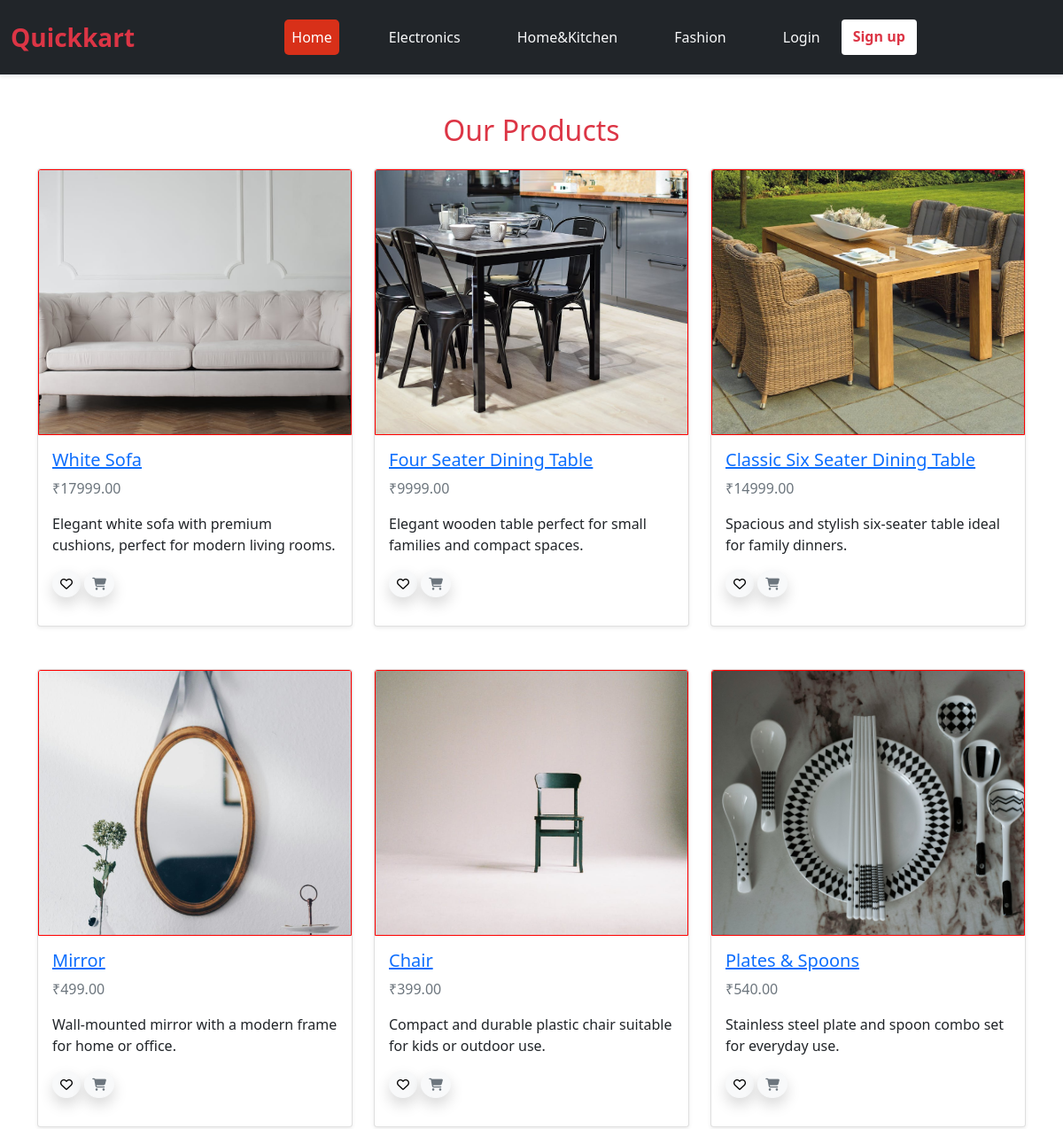
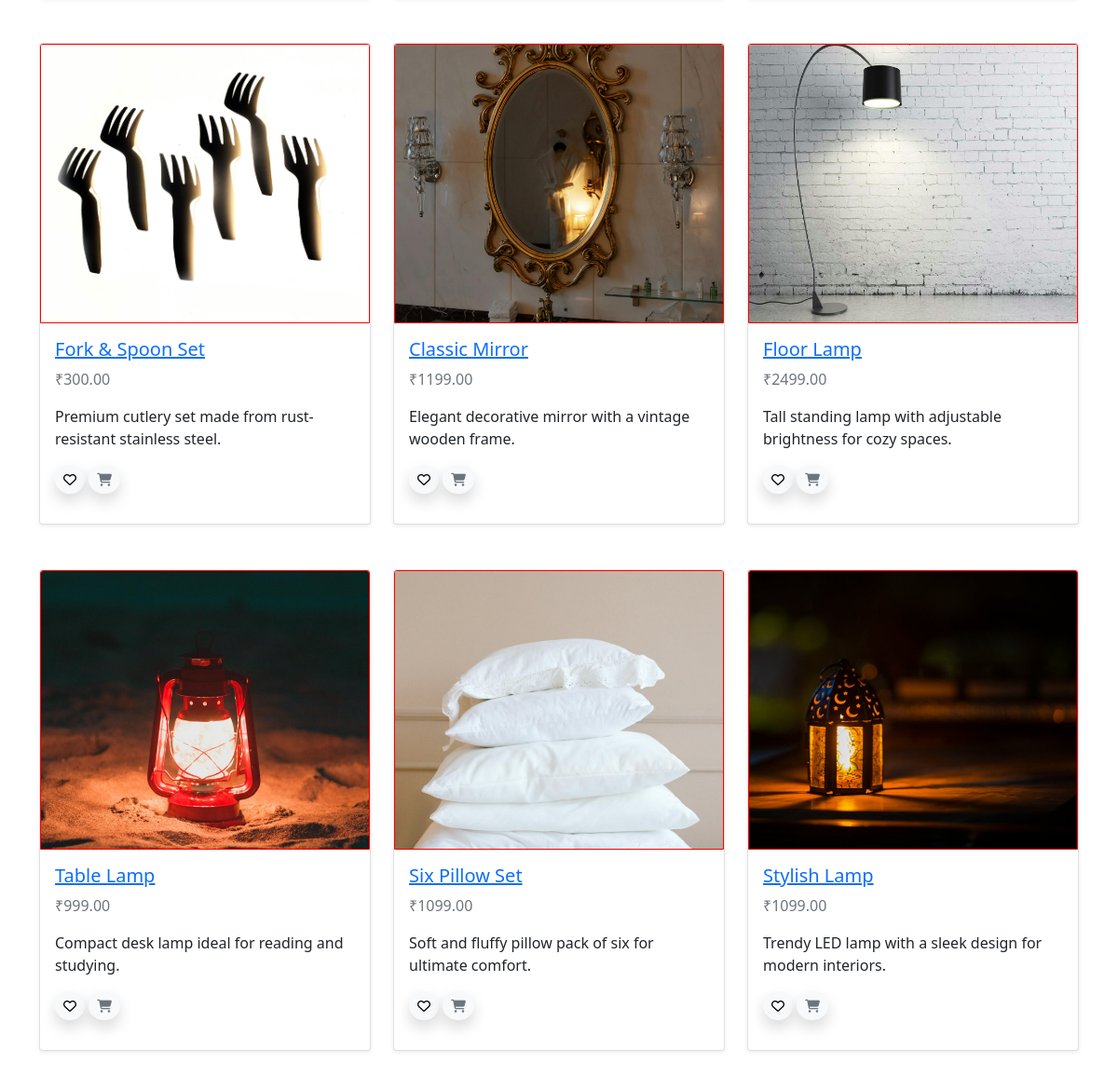
/products/category/home-kitchen/, run on the app's committed database (2 pictures, top to bottom).
### products/models.py (models this page shows, shortened)
class Category(models.Model):
    name = models.CharField(max_length=100)
    slug = models.SlugField(unique=True)

class Products(models.Model):
       name = models.CharField(max_length=100)
       slug =models.SlugField(unique=True)
       description =models.TextField()
       price = models.DecimalField(max_digits=10,decimal_places=2)
       image = models.ImageField(upload_to="products/")
       category =models.ForeignKey(Category,on_delete=models.CASCADE,related_name="products",blank=True,null=True)

### products/views.py (the view)
# urls.py: path('category/<slug:slug>/', views.category_products, name='category_products'),
def category_products(request, slug):
    category = get_object_or_404(Category, slug=slug)
    products = Products.objects.filter(category=category)
    wishlist_ids = []
    cart_ids = []
    if request.user.is_authenticated:
        wishlist_ids = Wishlist.objects.filter(user=request.user).values_list('product_id', flat=True)
        cart_ids = Cart.objects.filter(user=request.user).values_list('product_id', flat=True)
    return render(request, 'category_products.html', {
        'category': category,
        'products': products,
        'wishlist_ids': wishlist_ids,
        'cart_ids': cart_ids,
    })

### products/context_processors.py (called while the page is built)
def menu_categories(request):
    return {'menu_categories': Category.objects.all()}

### templates/category_products.html (shortened to what this page needs)
{% extends 'change_nav.html' %}
{% load static %}
{% block content %}
<link rel="stylesheet" href="https://cdnjs.cloudflare.com/ajax/libs/font-awesome/6.5.1/css/all.min.css">
<div class="container mt-5 pt-5">
    <h2 class="mb-2 text-danger text-center">Our Products</h2>
    <div class="row">
        {% for product in products %}
        <div class="col-md-4 mb-5">
            <div class="card h-100 shadow-sm mt-3">
              <a href="{% url 'product_view' product.id %}">
                <img src="{{product.image.url}}" class="card-img-top " alt="{{ product.name }}" style="border: 1px solid red; height:300px; object-fit: cover;">
              </a>
                <div class="card-body">
                    <a href="{% url "product_view" product.id %}">
                        <h5 class="card-title">{{ product.name }}</h5>
                    </a>
                    <p class="card-text text-muted">₹{{ product.price }}</p>
                    <p class="card-text">{{ product.description|truncatechars:100 }}</p>
                <div>
        <div>
              <a href="{% url 'toggle_wishlist' product.id %}" class="btn btn-light btn-sm rounded-circle shadow">
              {% if product.id in wishlist_ids %}
                 <i class="fas fa-heart text-danger"></i>
              {% else %}
                 <i class="far fa-heart"></i>
              {% endif %}
              </a>
              <a href="{% url 'toggle_cart' product.id %}" class="btn btn-light btn-sm rounded-circle shadow">
              {% if product.id in cart_ids %}
              <i class="fas fa-shopping-cart text-success"></i>
              {% else %}
              <i class="fas fa-shopping-cart text-muted"></i>
              {% endif %}
              </a>
             </div>
            </div>
            </div>
            </div>
        </div>
         {% endfor %}
        </div>
</div>
{% endblock %}

### templates/change_nav.html (shortened to what this page needs)
<!DOCTYPE html>
<html lang="en">
<head>
    {% load static %}
    <link rel="stylesheet" href="https://cdnjs.cloudflare.com/ajax/libs/font-awesome/6.5.1/css/all.min.css"/>
   <link href="https://cdn.jsdelivr.net/npm/bootstrap@5.0.2/dist/css/bootstrap.min.css" rel="stylesheet">
    <link rel="stylesheet" href="{% static "css/style.css" %}"/>
</head>
<body>
     <nav class="navbar navbar-expand-lg navbar-light bg-dark text-muted shadow-sm border-bottom py-3 fixed-top" >
      <div class="container-fluid">
      <a class="navbar-brand fw-bold text-danger fs-3" href="#">Quickkart</a>
      <div class="collapse navbar-collapse" id="navbarNav">
            <ul class="navbar-nav mx-auto">
        <li class="nav-item list-unstyled text-dark">
        <a class="nav-link  me-5 text-danger fw-semibold active" id="sm-btn" href="{% url 'home' %}">Home</a>
        </li>
        {% for cat in menu_categories %}
        <li class="nav-item me-5 ">
           <a class="nav-link text-light fw-semibold" id="sm-btn" href="{% url 'category_products' slug=cat.slug %}">
            {{ cat.name }}
          </a>
         </li>
        {% endfor %}
        {% if user.is_authenticated %}
        <li class="nav-item me-3">
        <a class="nav-link text-light fw-semibold fa-lg" href="{% url "wishlist" %}">
            <i class="fas fa-heart text-danger"></i>
        </a>
        </li>
        <li class="nav-item me-3">
           <a class="nav-link text-light fw-semibold fa-lg" href="{% url "cart" %}">
            <i class="fas fa-shopping-cart"></i>
           </a>
        </li>
          <li class="nav-item mx-auto ">
            <a class="nav-link text-light fw-semibold">{{ user.username }}</a>
          </li>
        {% else %}
          <li class="nav-item">
            <a class="nav-link text-light fw-semibold" id="login-btn" href="{% url 'login' %}">Login</a>
          </li>
          <a class="btn text-danger bg-white fw-bold ms-3" id="btn-sign" href="{% url 'signup' %}">Sign up</a>
        {% endif %}
        </ul>
      </div>
     </div>
     </nav>
      <main class="mt-3 pt-3">
     {% block content %}
     {% endblock %}
     </main>
    </body>
    </html>

### static/css/style.css (style rules this page uses)
.nav-link.active { background-color: #d83019; color: white !important; border-radius: 5px; }

### data on the page
Category: name "Electronics"
Category: name "Home&Kitchen"
Category: name "Fashion"
Products: image (picture), name "White Sofa", price "17999.00", description "Elegant white sofa with premium cushions, perfect for modern living rooms."
Products: image (picture), name "Four Seater Dining Table", price "9999.00", description "Elegant wooden table perfect for small families and compact spaces."
Products: image (picture), name "Classic Six Seater Dining Table", price "14999.00", description "Spacious and stylish six-seater table ideal for family dinners."
Products: image (picture), name "Mirror", price "499.00", description "Wall-mounted mirror with a modern frame for home or office."
Products: image (picture), name "Chair", price "399.00", description "Compact and durable plastic chair suitable for kids or outdoor use."
Products: image (picture), name "Plates & Spoons", price "540.00", description "Stainless steel plate and spoon combo set for everyday use."
Products: image (picture), name "Fork & Spoon Set", price "300.00", description "Premium cutlery set made from rust-resistant stainless steel."
Products: image (picture), name "Classic Mirror", price "1199.00", description "Elegant decorative mirror with a vintage wooden frame."
Products: image (picture), name "Floor Lamp", price "2499.00", description "Tall standing lamp with adjustable brightness for cozy spaces."
Products: image (picture), name "Table Lamp", price "999.00", description "Compact desk lamp ideal for reading and studying."
Products: image (picture), name "Six Pillow Set", price "1099.00", description "Soft and fluffy pillow pack of six for ultimate comfort."
Products: image (picture), name "Stylish Lamp", price "1099.00", description "Trendy LED lamp with a sleek design for modern interiors."
